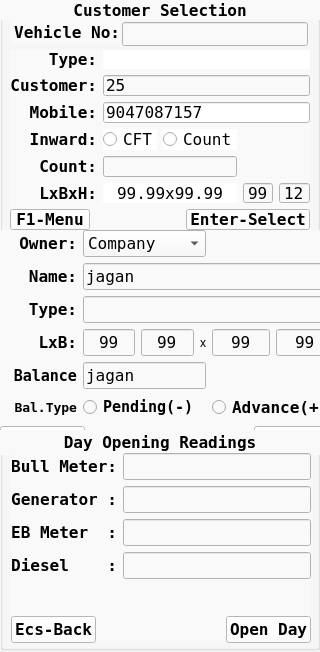
<?xml version="1.0" encoding="UTF-8"?>
<ui version="4.0">
 <class>Home_Screen</class>
 <widget class="QWidget" name="Home_Screen">
  <property name="geometry">
   <rect>
    <x>0</x>
    <y>0</y>
    <width>320</width>
    <height>652</height>
   </rect>
  </property>
  <property name="font">
   <font>
    <family>DejaVu Sans Mono</family>
    <pointsize>12</pointsize>
   </font>
  </property>
  <property name="windowTitle">
   <string>Form</string>
  </property>
  <widget class="QGroupBox" name="groupBox">
   <property name="geometry">
    <rect>
     <x>0</x>
     <y>0</y>
     <width>320</width>
     <height>430</height>
    </rect>
   </property>
   <property name="styleSheet">
    <string notr="true">background-color: rgb(249, 249, 249);</string>
   </property>
   <property name="title">
    <string/>
   </property>
   <widget class="QWidget" name="gridLayoutWidget">
    <property name="geometry">
     <rect>
      <x>10</x>
      <y>50</y>
      <width>300</width>
      <height>180</height>
     </rect>
    </property>
    <layout class="QGridLayout" name="gridLayout_registered_vehicle">
     <item row="5" column="0">
      <widget class="QLabel" name="label_lbh">
       <property name="font">
        <font>
         <family>DejaVu Sans Mono</family>
         <pointsize>12</pointsize>
         <weight>75</weight>
         <bold>true</bold>
        </font>
       </property>
       <property name="text">
        <string>LxBxH:</string>
       </property>
       <property name="alignment">
        <set>Qt::AlignRight|Qt::AlignTrailing|Qt::AlignVCenter</set>
       </property>
      </widget>
     </item>
     <item row="0" column="0">
      <widget class="QLabel" name="label_7">
       <property name="font">
        <font>
         <family>DejaVu Sans Mono</family>
         <pointsize>12</pointsize>
         <weight>75</weight>
         <bold>true</bold>
        </font>
       </property>
       <property name="text">
        <string>Type:</string>
       </property>
       <property name="alignment">
        <set>Qt::AlignRight|Qt::AlignTrailing|Qt::AlignVCenter</set>
       </property>
      </widget>
     </item>
     <item row="0" column="1" colspan="5">
      <widget class="QLabel" name="label_vehicle_type">
       <property name="font">
        <font>
         <family>DejaVu Sans Mono</family>
         <pointsize>12</pointsize>
        </font>
       </property>
       <property name="styleSheet">
        <string notr="true">background-color: rgb(255, 255, 255);</string>
       </property>
       <property name="text">
        <string/>
       </property>
       <property name="alignment">
        <set>Qt::AlignLeading|Qt::AlignLeft|Qt::AlignVCenter</set>
       </property>
      </widget>
     </item>
     <item row="8" column="0" colspan="6">
      <layout class="QHBoxLayout" name="horizontalLayout">
       <item>
        <widget class="QPushButton" name="pushButton_menu">
         <property name="font">
          <font>
           <family>DejaVu Sans Mono</family>
           <pointsize>12</pointsize>
           <weight>75</weight>
           <bold>true</bold>
          </font>
         </property>
         <property name="focusPolicy">
          <enum>Qt::NoFocus</enum>
         </property>
         <property name="styleSheet">
          <string notr="true">background-color: rgb(255, 255, 255);</string>
         </property>
         <property name="text">
          <string>F1-Menu</string>
         </property>
         <property name="autoDefault">
          <bool>true</bool>
         </property>
        </widget>
       </item>
       <item>
        <spacer name="horizontalSpacer">
         <property name="orientation">
          <enum>Qt::Horizontal</enum>
         </property>
         <property name="sizeHint" stdset="0">
          <size>
           <width>40</width>
           <height>20</height>
          </size>
         </property>
        </spacer>
       </item>
       <item>
        <widget class="QPushButton" name="pushButton_next">
         <property name="font">
          <font>
           <family>DejaVu Sans Mono</family>
           <pointsize>12</pointsize>
           <weight>75</weight>
           <bold>true</bold>
          </font>
         </property>
         <property name="styleSheet">
          <string notr="true">background-color: rgb(255, 255, 255);</string>
         </property>
         <property name="text">
          <string>Enter-Select</string>
         </property>
         <property name="autoDefault">
          <bool>true</bool>
         </property>
        </widget>
       </item>
      </layout>
     </item>
     <item row="3" column="1" colspan="2">
      <widget class="QRadioButton" name="radioButton_cft">
       <property name="font">
        <font>
         <family>DejaVu Sans Mono</family>
         <pointsize>12</pointsize>
        </font>
       </property>
       <property name="styleSheet">
        <string notr="true">background-color: rgb(255, 255, 255);</string>
       </property>
       <property name="text">
        <string>CFT</string>
       </property>
      </widget>
     </item>
     <item row="3" column="0">
      <widget class="QLabel" name="label_11">
       <property name="font">
        <font>
         <family>DejaVu Sans Mono</family>
         <pointsize>12</pointsize>
         <weight>75</weight>
         <bold>true</bold>
        </font>
       </property>
       <property name="text">
        <string>Inward:</string>
       </property>
       <property name="alignment">
        <set>Qt::AlignRight|Qt::AlignTrailing|Qt::AlignVCenter</set>
       </property>
      </widget>
     </item>
     <item row="4" column="0">
      <widget class="QLabel" name="label_title_count">
       <property name="font">
        <font>
         <family>DejaVu Sans Mono</family>
         <pointsize>12</pointsize>
         <weight>75</weight>
         <bold>true</bold>
        </font>
       </property>
       <property name="text">
        <string>Count:</string>
       </property>
       <property name="alignment">
        <set>Qt::AlignRight|Qt::AlignTrailing|Qt::AlignVCenter</set>
       </property>
      </widget>
     </item>
     <item row="5" column="5">
      <widget class="QLineEdit" name="lineEdit_height_inches">
       <property name="font">
        <font>
         <family>DejaVu Sans Mono</family>
         <pointsize>12</pointsize>
        </font>
       </property>
       <property name="styleSheet">
        <string notr="true">QLineEdit:focus{border:3px solid red;background-color: rgb(255, 255, 255);}</string>
       </property>
       <property name="text">
        <string>12</string>
       </property>
       <property name="maxLength">
        <number>12</number>
       </property>
       <property name="alignment">
        <set>Qt::AlignCenter</set>
       </property>
      </widget>
     </item>
     <item row="5" column="1" colspan="3">
      <widget class="QLabel" name="label_length">
       <property name="font">
        <font>
         <family>DejaVu Sans Mono</family>
         <pointsize>12</pointsize>
        </font>
       </property>
       <property name="styleSheet">
        <string notr="true">background-color: rgb(255, 255, 255);</string>
       </property>
       <property name="text">
        <string>99.99x99.99</string>
       </property>
       <property name="alignment">
        <set>Qt::AlignCenter</set>
       </property>
      </widget>
     </item>
     <item row="5" column="4">
      <widget class="QLineEdit" name="lineEdit_height">
       <property name="font">
        <font>
         <family>DejaVu Sans Mono</family>
         <pointsize>12</pointsize>
        </font>
       </property>
       <property name="styleSheet">
        <string notr="true">QLineEdit:focus{border:3px solid red;background-color: rgb(255, 255, 255);}</string>
       </property>
       <property name="text">
        <string>99</string>
       </property>
       <property name="maxLength">
        <number>12</number>
       </property>
       <property name="alignment">
        <set>Qt::AlignCenter</set>
       </property>
      </widget>
     </item>
     <item row="3" column="3">
      <widget class="QRadioButton" name="radioButton_count">
       <property name="font">
        <font>
         <family>DejaVu Sans Mono</family>
         <pointsize>12</pointsize>
        </font>
       </property>
       <property name="styleSheet">
        <string notr="true">background-color: rgb(255, 255, 255);</string>
       </property>
       <property name="text">
        <string>Count</string>
       </property>
      </widget>
     </item>
     <item row="4" column="1" colspan="3">
      <widget class="QLineEdit" name="lineEdit_count">
       <property name="font">
        <font>
         <family>DejaVu Sans Mono</family>
         <pointsize>12</pointsize>
        </font>
       </property>
       <property name="styleSheet">
        <string notr="true">QLineEdit:focus{border:3px solid red;background-color: rgb(255, 255, 255);}</string>
       </property>
      </widget>
     </item>
     <item row="1" column="0">
      <widget class="QLabel" name="label_cus_title">
       <property name="font">
        <font>
         <family>DejaVu Sans Mono</family>
         <pointsize>12</pointsize>
         <weight>75</weight>
         <bold>true</bold>
        </font>
       </property>
       <property name="text">
        <string>Customer:</string>
       </property>
       <property name="alignment">
        <set>Qt::AlignRight|Qt::AlignTrailing|Qt::AlignVCenter</set>
       </property>
      </widget>
     </item>
     <item row="1" column="1" colspan="5">
      <widget class="QLineEdit" name="lineEdit_customer_name">
       <property name="font">
        <font>
         <family>DejaVu Sans Mono</family>
         <pointsize>12</pointsize>
        </font>
       </property>
       <property name="focusPolicy">
        <enum>Qt::NoFocus</enum>
       </property>
       <property name="styleSheet">
        <string notr="true">QLineEdit:focus{border:3px solid red;background-color: rgb(255, 255, 255);}</string>
       </property>
       <property name="text">
        <string>25</string>
       </property>
       <property name="readOnly">
        <bool>true</bool>
       </property>
      </widget>
     </item>
     <item row="2" column="0">
      <widget class="QLabel" name="label_mobile_title">
       <property name="font">
        <font>
         <family>DejaVu Sans Mono</family>
         <pointsize>12</pointsize>
         <weight>75</weight>
         <bold>true</bold>
        </font>
       </property>
       <property name="text">
        <string>Mobile:</string>
       </property>
       <property name="alignment">
        <set>Qt::AlignRight|Qt::AlignTrailing|Qt::AlignVCenter</set>
       </property>
      </widget>
     </item>
     <item row="2" column="1" colspan="5">
      <widget class="QLineEdit" name="lineEdit_customer_mobile">
       <property name="font">
        <font>
         <family>DejaVu Sans Mono</family>
         <pointsize>12</pointsize>
        </font>
       </property>
       <property name="focusPolicy">
        <enum>Qt::NoFocus</enum>
       </property>
       <property name="styleSheet">
        <string notr="true">background-color: rgb(255, 255, 255);</string>
       </property>
       <property name="text">
        <string>9047087157</string>
       </property>
       <property name="readOnly">
        <bool>true</bool>
       </property>
      </widget>
     </item>
    </layout>
   </widget>
   <widget class="QLabel" name="label_title">
    <property name="geometry">
     <rect>
      <x>0</x>
      <y>0</y>
      <width>320</width>
      <height>20</height>
     </rect>
    </property>
    <property name="font">
     <font>
      <family>DejaVu Sans Mono</family>
      <pointsize>12</pointsize>
      <weight>75</weight>
      <bold>true</bold>
     </font>
    </property>
    <property name="text">
     <string>Customer Selection</string>
    </property>
    <property name="alignment">
     <set>Qt::AlignCenter</set>
    </property>
   </widget>
   <widget class="QLabel" name="label">
    <property name="geometry">
     <rect>
      <x>10</x>
      <y>20</y>
      <width>110</width>
      <height>24</height>
     </rect>
    </property>
    <property name="font">
     <font>
      <family>DejaVu Sans Mono</family>
      <pointsize>12</pointsize>
      <weight>75</weight>
      <bold>true</bold>
     </font>
    </property>
    <property name="text">
     <string>Vehicle No:</string>
    </property>
    <property name="alignment">
     <set>Qt::AlignRight|Qt::AlignTrailing|Qt::AlignVCenter</set>
    </property>
   </widget>
   <widget class="QLineEdit" name="lineEdit_vehicle_number">
    <property name="geometry">
     <rect>
      <x>122</x>
      <y>22</y>
      <width>186</width>
      <height>24</height>
     </rect>
    </property>
    <property name="font">
     <font>
      <family>DejaVu Sans Mono</family>
      <pointsize>12</pointsize>
     </font>
    </property>
    <property name="styleSheet">
     <string notr="true">QLineEdit:focus{border:3px solid red;background-color: rgb(255, 255, 255);}</string>
    </property>
    <property name="text">
     <string/>
    </property>
   </widget>
   <widget class="QWidget" name="gridLayoutWidget_2">
    <property name="geometry">
     <rect>
      <x>0</x>
      <y>230</y>
      <width>334</width>
      <height>227</height>
     </rect>
    </property>
    <layout class="QGridLayout" name="gridLayout_vehicle_registration" columnstretch="2,0,0,0,0,0">
     <item row="1" column="1" colspan="5">
      <widget class="QLineEdit" name="lineEdit_reg_name">
       <property name="font">
        <font>
         <family>DejaVu Sans Mono</family>
         <pointsize>12</pointsize>
        </font>
       </property>
       <property name="styleSheet">
        <string notr="true">QLineEdit:focus{border:3px solid red;background-color: rgb(255, 255, 255);}</string>
       </property>
       <property name="text">
        <string>jagan</string>
       </property>
      </widget>
     </item>
     <item row="3" column="0">
      <widget class="QLabel" name="label_15">
       <property name="font">
        <font>
         <family>DejaVu Sans Mono</family>
         <pointsize>12</pointsize>
         <weight>75</weight>
         <bold>true</bold>
        </font>
       </property>
       <property name="text">
        <string>LxB:</string>
       </property>
       <property name="alignment">
        <set>Qt::AlignRight|Qt::AlignTrailing|Qt::AlignVCenter</set>
       </property>
      </widget>
     </item>
     <item row="3" column="2">
      <widget class="QLineEdit" name="lineEdit_reg_length_inche">
       <property name="font">
        <font>
         <family>DejaVu Sans Mono</family>
         <pointsize>12</pointsize>
        </font>
       </property>
       <property name="styleSheet">
        <string notr="true">QLineEdit:focus{border:3px solid red;background-color: rgb(255, 255, 255);}</string>
       </property>
       <property name="text">
        <string>99</string>
       </property>
       <property name="alignment">
        <set>Qt::AlignCenter</set>
       </property>
      </widget>
     </item>
     <item row="3" column="3">
      <widget class="QLabel" name="label_17">
       <property name="text">
        <string>x</string>
       </property>
      </widget>
     </item>
     <item row="3" column="4">
      <widget class="QLineEdit" name="lineEdit_reg_breadth">
       <property name="font">
        <font>
         <family>DejaVu Sans Mono</family>
         <pointsize>12</pointsize>
        </font>
       </property>
       <property name="styleSheet">
        <string notr="true">QLineEdit:focus{border:3px solid red;background-color: rgb(255, 255, 255);}</string>
       </property>
       <property name="text">
        <string>99</string>
       </property>
       <property name="alignment">
        <set>Qt::AlignCenter</set>
       </property>
      </widget>
     </item>
     <item row="6" column="0" colspan="6">
      <layout class="QHBoxLayout" name="horizontalLayout_2">
       <item>
        <widget class="QPushButton" name="pushButton_reg_back">
         <property name="font">
          <font>
           <family>DejaVu Sans Mono</family>
           <pointsize>12</pointsize>
           <weight>75</weight>
           <bold>true</bold>
          </font>
         </property>
         <property name="focusPolicy">
          <enum>Qt::NoFocus</enum>
         </property>
         <property name="styleSheet">
          <string notr="true">background-color: rgb(255, 255, 255);</string>
         </property>
         <property name="text">
          <string>Ecs-Back</string>
         </property>
         <property name="autoDefault">
          <bool>true</bool>
         </property>
        </widget>
       </item>
       <item>
        <spacer name="horizontalSpacer_2">
         <property name="orientation">
          <enum>Qt::Horizontal</enum>
         </property>
         <property name="sizeHint" stdset="0">
          <size>
           <width>40</width>
           <height>20</height>
          </size>
         </property>
        </spacer>
       </item>
       <item>
        <widget class="QPushButton" name="pushButton_reg_save">
         <property name="font">
          <font>
           <family>DejaVu Sans Mono</family>
           <pointsize>12</pointsize>
           <weight>75</weight>
           <bold>true</bold>
          </font>
         </property>
         <property name="styleSheet">
          <string notr="true">background-color: rgb(255, 255, 255);</string>
         </property>
         <property name="text">
          <string>Save</string>
         </property>
         <property name="autoDefault">
          <bool>true</bool>
         </property>
        </widget>
       </item>
      </layout>
     </item>
     <item row="3" column="5">
      <widget class="QLineEdit" name="lineEdit_reg_breadth_inche">
       <property name="font">
        <font>
         <family>DejaVu Sans Mono</family>
         <pointsize>12</pointsize>
        </font>
       </property>
       <property name="styleSheet">
        <string notr="true">QLineEdit:focus{border:3px solid red;background-color: rgb(255, 255, 255);}</string>
       </property>
       <property name="text">
        <string>99</string>
       </property>
       <property name="alignment">
        <set>Qt::AlignCenter</set>
       </property>
      </widget>
     </item>
     <item row="3" column="1">
      <widget class="QLineEdit" name="lineEdit_reg_length">
       <property name="font">
        <font>
         <family>DejaVu Sans Mono</family>
         <pointsize>12</pointsize>
        </font>
       </property>
       <property name="styleSheet">
        <string notr="true">QLineEdit:focus{border:3px solid red;background-color: rgb(255, 255, 255);}</string>
       </property>
       <property name="text">
        <string>99</string>
       </property>
       <property name="alignment">
        <set>Qt::AlignCenter</set>
       </property>
      </widget>
     </item>
     <item row="2" column="1" colspan="5">
      <widget class="QLineEdit" name="lineEdit_reg_type">
       <property name="font">
        <font>
         <family>DejaVu Sans Mono</family>
         <pointsize>12</pointsize>
        </font>
       </property>
       <property name="styleSheet">
        <string notr="true">QLineEdit:focus{border:3px solid red;background-color: rgb(255, 255, 255);}</string>
       </property>
      </widget>
     </item>
     <item row="5" column="0">
      <widget class="QLabel" name="label_bal_type_title">
       <property name="font">
        <font>
         <family>DejaVu Sans Mono</family>
         <pointsize>10</pointsize>
         <weight>75</weight>
         <bold>true</bold>
        </font>
       </property>
       <property name="text">
        <string>Bal.Type</string>
       </property>
       <property name="alignment">
        <set>Qt::AlignRight|Qt::AlignTrailing|Qt::AlignVCenter</set>
       </property>
      </widget>
     </item>
     <item row="2" column="0">
      <widget class="QLabel" name="label_title_type">
       <property name="font">
        <font>
         <family>DejaVu Sans Mono</family>
         <pointsize>12</pointsize>
         <weight>75</weight>
         <bold>true</bold>
        </font>
       </property>
       <property name="text">
        <string>Type:</string>
       </property>
       <property name="alignment">
        <set>Qt::AlignRight|Qt::AlignTrailing|Qt::AlignVCenter</set>
       </property>
      </widget>
     </item>
     <item row="0" column="0">
      <widget class="QLabel" name="label_16">
       <property name="font">
        <font>
         <family>DejaVu Sans Mono</family>
         <pointsize>12</pointsize>
         <weight>75</weight>
         <bold>true</bold>
        </font>
       </property>
       <property name="text">
        <string>  Owner:</string>
       </property>
       <property name="alignment">
        <set>Qt::AlignRight|Qt::AlignTrailing|Qt::AlignVCenter</set>
       </property>
      </widget>
     </item>
     <item row="4" column="0">
      <widget class="QLabel" name="label_18">
       <property name="font">
        <font>
         <family>DejaVu Sans Mono</family>
         <pointsize>11</pointsize>
         <weight>75</weight>
         <bold>true</bold>
        </font>
       </property>
       <property name="text">
        <string>Balance</string>
       </property>
       <property name="alignment">
        <set>Qt::AlignRight|Qt::AlignTrailing|Qt::AlignVCenter</set>
       </property>
      </widget>
     </item>
     <item row="1" column="0">
      <widget class="QLabel" name="label_reg_name_title">
       <property name="font">
        <font>
         <family>DejaVu Sans Mono</family>
         <pointsize>12</pointsize>
         <weight>75</weight>
         <bold>true</bold>
        </font>
       </property>
       <property name="text">
        <string>Name:</string>
       </property>
       <property name="alignment">
        <set>Qt::AlignRight|Qt::AlignTrailing|Qt::AlignVCenter</set>
       </property>
      </widget>
     </item>
     <item row="5" column="4" colspan="2">
      <widget class="QRadioButton" name="radioButton_reg_bal_advance">
       <property name="font">
        <font>
         <family>DejaVu Sans Mono</family>
         <pointsize>12</pointsize>
         <weight>75</weight>
         <bold>true</bold>
        </font>
       </property>
       <property name="styleSheet">
        <string notr="true">QRadioButton:focus{border:3px solid red;background-color: rgb(255, 255, 255);}</string>
       </property>
       <property name="text">
        <string>Advance(+)</string>
       </property>
      </widget>
     </item>
     <item row="5" column="1" colspan="3">
      <widget class="QRadioButton" name="radioButton_reg_bal_pending">
       <property name="font">
        <font>
         <family>DejaVu Sans Mono</family>
         <pointsize>11</pointsize>
         <weight>75</weight>
         <bold>true</bold>
        </font>
       </property>
       <property name="styleSheet">
        <string notr="true">QRadioButton:focus{border:3px solid red;background-color: rgb(255, 255, 255);}</string>
       </property>
       <property name="text">
        <string>Pending(-)</string>
       </property>
      </widget>
     </item>
     <item row="0" column="1" colspan="3">
      <widget class="QComboBox" name="comboBox_reg_owner">
       <property name="font">
        <font>
         <family>DejaVu Sans Mono</family>
         <pointsize>12</pointsize>
        </font>
       </property>
       <property name="styleSheet">
        <string notr="true">QComboBox:focus{border:3px solid red;background-color: rgb(255, 255, 255);}</string>
       </property>
       <item>
        <property name="text">
         <string>Company</string>
        </property>
       </item>
       <item>
        <property name="text">
         <string>Auto</string>
        </property>
       </item>
       <item>
        <property name="text">
         <string>Van</string>
        </property>
       </item>
      </widget>
     </item>
     <item row="4" column="1" colspan="3">
      <widget class="QLineEdit" name="lineEdit_reg_opening_balance">
       <property name="font">
        <font>
         <family>DejaVu Sans Mono</family>
         <pointsize>12</pointsize>
        </font>
       </property>
       <property name="styleSheet">
        <string notr="true">QLineEdit:focus{border:3px solid red;background-color: rgb(255, 255, 255);}</string>
       </property>
       <property name="text">
        <string>jagan</string>
       </property>
       <property name="maxLength">
        <number>6</number>
       </property>
      </widget>
     </item>
    </layout>
   </widget>
  </widget>
  <widget class="QGroupBox" name="groupBox_initial_config">
   <property name="geometry">
    <rect>
     <x>0</x>
     <y>430</y>
     <width>320</width>
     <height>220</height>
    </rect>
   </property>
   <property name="styleSheet">
    <string notr="true">background-color: rgb(249, 249, 249);</string>
   </property>
   <property name="title">
    <string/>
   </property>
   <widget class="QLabel" name="label_3">
    <property name="geometry">
     <rect>
      <x>0</x>
      <y>0</y>
      <width>320</width>
      <height>25</height>
     </rect>
    </property>
    <property name="font">
     <font>
      <family>DejaVu Sans Mono</family>
      <pointsize>12</pointsize>
      <weight>75</weight>
      <bold>true</bold>
     </font>
    </property>
    <property name="text">
     <string>Day Opening Readings</string>
    </property>
    <property name="alignment">
     <set>Qt::AlignCenter</set>
    </property>
   </widget>
   <widget class="QWidget" name="gridLayoutWidget_3">
    <property name="geometry">
     <rect>
      <x>11</x>
      <y>23</y>
      <width>300</width>
      <height>190</height>
     </rect>
    </property>
    <layout class="QGridLayout" name="gridLayout">
     <item row="3" column="0">
      <widget class="QLabel" name="label_4">
       <property name="font">
        <font>
         <family>DejaVu Sans Mono</family>
         <pointsize>12</pointsize>
         <weight>75</weight>
         <bold>true</bold>
        </font>
       </property>
       <property name="text">
        <string>Diesel    :</string>
       </property>
       <property name="alignment">
        <set>Qt::AlignRight|Qt::AlignTrailing|Qt::AlignVCenter</set>
       </property>
      </widget>
     </item>
     <item row="0" column="0">
      <widget class="QLabel" name="label_8">
       <property name="font">
        <font>
         <family>DejaVu Sans Mono</family>
         <pointsize>12</pointsize>
         <weight>75</weight>
         <bold>true</bold>
        </font>
       </property>
       <property name="text">
        <string>Bull Meter:</string>
       </property>
       <property name="alignment">
        <set>Qt::AlignRight|Qt::AlignTrailing|Qt::AlignVCenter</set>
       </property>
      </widget>
     </item>
     <item row="2" column="0">
      <widget class="QLabel" name="label_5">
       <property name="font">
        <font>
         <family>DejaVu Sans Mono</family>
         <pointsize>12</pointsize>
         <weight>75</weight>
         <bold>true</bold>
        </font>
       </property>
       <property name="text">
        <string>EB Meter  :</string>
       </property>
       <property name="alignment">
        <set>Qt::AlignRight|Qt::AlignTrailing|Qt::AlignVCenter</set>
       </property>
      </widget>
     </item>
     <item row="1" column="0">
      <widget class="QLabel" name="label_6">
       <property name="font">
        <font>
         <family>DejaVu Sans Mono</family>
         <pointsize>12</pointsize>
         <weight>75</weight>
         <bold>true</bold>
        </font>
       </property>
       <property name="text">
        <string>Generator :</string>
       </property>
       <property name="alignment">
        <set>Qt::AlignRight|Qt::AlignTrailing|Qt::AlignVCenter</set>
       </property>
      </widget>
     </item>
     <item row="4" column="1">
      <spacer name="verticalSpacer">
       <property name="orientation">
        <enum>Qt::Vertical</enum>
       </property>
       <property name="sizeHint" stdset="0">
        <size>
         <width>20</width>
         <height>40</height>
        </size>
       </property>
      </spacer>
     </item>
     <item row="0" column="1">
      <widget class="QLineEdit" name="lineEdit_bull_reading">
       <property name="font">
        <font>
         <family>DejaVu Sans Mono</family>
         <pointsize>12</pointsize>
         <weight>75</weight>
         <bold>true</bold>
        </font>
       </property>
       <property name="styleSheet">
        <string notr="true">QLineEdit:focus{border:3px solid red;background-color: rgb(255, 255, 255);}</string>
       </property>
       <property name="maxLength">
        <number>6</number>
       </property>
      </widget>
     </item>
     <item row="1" column="1">
      <widget class="QLineEdit" name="lineEdit_generator_reading">
       <property name="font">
        <font>
         <family>DejaVu Sans Mono</family>
         <pointsize>12</pointsize>
         <weight>75</weight>
         <bold>true</bold>
        </font>
       </property>
       <property name="styleSheet">
        <string notr="true">QLineEdit:focus{border:3px solid red;background-color: rgb(255, 255, 255);}</string>
       </property>
       <property name="maxLength">
        <number>6</number>
       </property>
      </widget>
     </item>
     <item row="2" column="1">
      <widget class="QLineEdit" name="lineEdit_eb_reading">
       <property name="font">
        <font>
         <family>DejaVu Sans Mono</family>
         <pointsize>12</pointsize>
         <weight>75</weight>
         <bold>true</bold>
        </font>
       </property>
       <property name="styleSheet">
        <string notr="true">QLineEdit:focus{border:3px solid red;background-color: rgb(255, 255, 255);}</string>
       </property>
       <property name="maxLength">
        <number>6</number>
       </property>
      </widget>
     </item>
     <item row="3" column="1">
      <widget class="QLineEdit" name="lineEdit_diesel">
       <property name="font">
        <font>
         <family>DejaVu Sans Mono</family>
         <pointsize>12</pointsize>
         <weight>75</weight>
         <bold>true</bold>
        </font>
       </property>
       <property name="styleSheet">
        <string notr="true">QLineEdit:focus{border:3px solid red;background-color: rgb(255, 255, 255);}</string>
       </property>
       <property name="maxLength">
        <number>6</number>
       </property>
      </widget>
     </item>
     <item row="5" column="0" colspan="2">
      <layout class="QHBoxLayout" name="horizontalLayout_3">
       <item>
        <widget class="QPushButton" name="pushButton_initial_config_back">
         <property name="font">
          <font>
           <family>DejaVu Sans Mono</family>
           <pointsize>12</pointsize>
           <weight>75</weight>
           <bold>true</bold>
          </font>
         </property>
         <property name="focusPolicy">
          <enum>Qt::NoFocus</enum>
         </property>
         <property name="styleSheet">
          <string notr="true">background-color: rgb(255, 255, 255);</string>
         </property>
         <property name="text">
          <string>Ecs-Back</string>
         </property>
         <property name="autoDefault">
          <bool>true</bool>
         </property>
        </widget>
       </item>
       <item>
        <spacer name="horizontalSpacer_3">
         <property name="orientation">
          <enum>Qt::Horizontal</enum>
         </property>
         <property name="sizeHint" stdset="0">
          <size>
           <width>40</width>
           <height>20</height>
          </size>
         </property>
        </spacer>
       </item>
       <item>
        <widget class="QPushButton" name="pushButton_initial_config_save">
         <property name="font">
          <font>
           <family>DejaVu Sans Mono</family>
           <pointsize>12</pointsize>
           <weight>75</weight>
           <bold>true</bold>
          </font>
         </property>
         <property name="styleSheet">
          <string notr="true">background-color: rgb(255, 255, 255);</string>
         </property>
         <property name="text">
          <string>Open Day</string>
         </property>
         <property name="autoDefault">
          <bool>true</bool>
         </property>
        </widget>
       </item>
      </layout>
     </item>
    </layout>
   </widget>
  </widget>
 </widget>
 <tabstops>
  <tabstop>lineEdit_vehicle_number</tabstop>
  <tabstop>lineEdit_customer_name</tabstop>
  <tabstop>lineEdit_customer_mobile</tabstop>
  <tabstop>radioButton_cft</tabstop>
  <tabstop>radioButton_count</tabstop>
  <tabstop>lineEdit_count</tabstop>
  <tabstop>lineEdit_height</tabstop>
  <tabstop>lineEdit_height_inches</tabstop>
  <tabstop>pushButton_next</tabstop>
  <tabstop>comboBox_reg_owner</tabstop>
  <tabstop>lineEdit_reg_name</tabstop>
  <tabstop>lineEdit_reg_type</tabstop>
  <tabstop>lineEdit_reg_length</tabstop>
  <tabstop>lineEdit_reg_length_inche</tabstop>
  <tabstop>lineEdit_reg_breadth</tabstop>
  <tabstop>lineEdit_reg_breadth_inche</tabstop>
  <tabstop>lineEdit_reg_opening_balance</tabstop>
  <tabstop>radioButton_reg_bal_pending</tabstop>
  <tabstop>radioButton_reg_bal_advance</tabstop>
  <tabstop>pushButton_reg_save</tabstop>
 </tabstops>
 <resources/>
 <connections/>
</ui>
